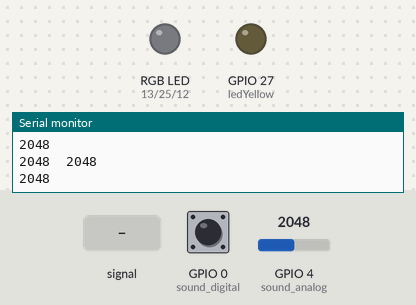
The sketch below on a simulated ESP32. Parts: an RGB LED mixed from three pins (HIGH = lit), output pins drawn as LEDs (lit = HIGH), the last lines printed to the serial monitor. Dashed ring = blinking. Inputs (shaded band) come from the test bench; at power-on: GPIO 4 (sound_analog) = 2048, GPIO 0 (sound_digital) HIGH.

Above: at 1.2 s.
1.3 s: GPIO 4 (sound_analog) fed a 200 Hz sine of ±327 counts around its level
At 1.47 s:
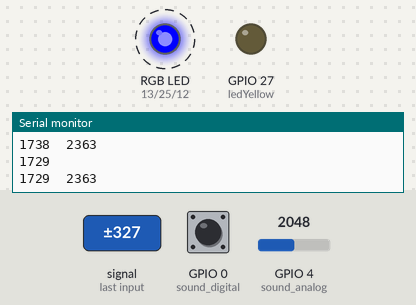
4.3 s: GPIO 4 (sound_analog) set to 1710
At 4.9 s:
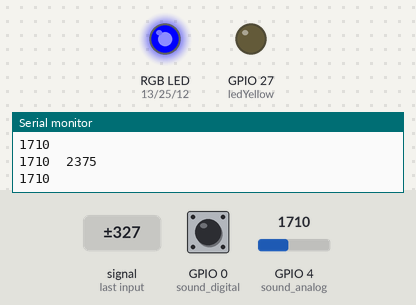
5.8 s: GPIO 4 (sound_analog) fed a 1000 Hz sine of ±1023 counts around its level
At 6.0 s:
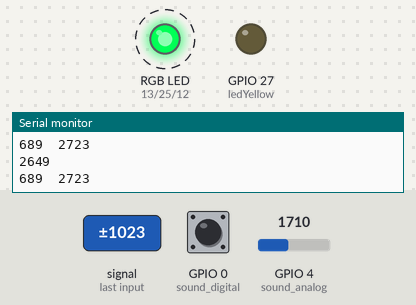
8.8 s: GPIO 4 (sound_analog) set to 2090
At 9.5 s:
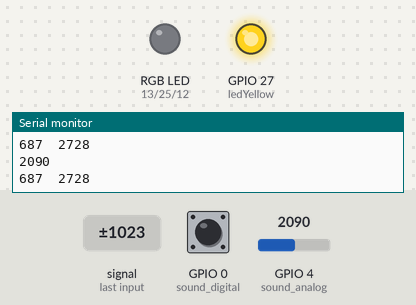
10.3 s: GPIO 4 (sound_analog) fed a 2 Hz sine of ±1228 counts around its level
At 10.7 s:
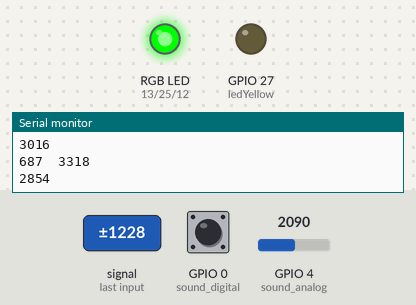
13.3 s: GPIO 4 (sound_analog) set to 1910
At 14.0 s:
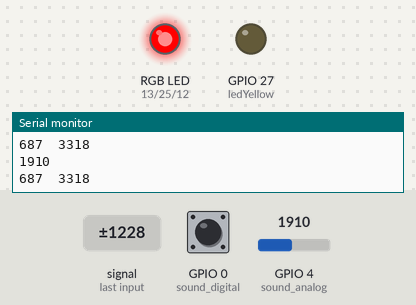
Timing chart, 0 to 15.8 s (numbered marks = the images above; inputs shaded):
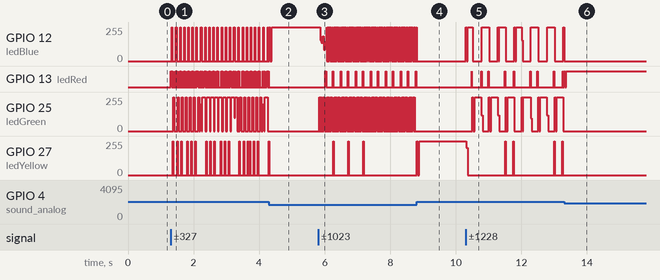

Measured:
- after the input at 1.3 s, GPIO 12 (ledBlue): alternates 255/255 for 0.02 s and 0/255 for 0.11 s, starting at once; GPIO 13 (ledRed): LOW → HIGH at once, then repeats every 0.12 s: LOW 0.02 s, HIGH 0.02 s, LOW 0.08 s, HIGH 0.02 s
- after the input at 4.3 s, GPIO 13 (ledRed): stops changing and stays LOW; GPIO 25 (ledGreen): stops changing and stays 0/255; GPIO 27 (ledYellow): goes on until 4.3 s, then stays 0/255
- after the input at 5.8 s, GPIO 13 (ledRed): alternates HIGH for 0.01 s and LOW for 0.21 s, starting after 0.22 s; GPIO 25 (ledGreen): alternates 255/255 for 0.01 s and 0/255 for 0.01 s, starting at once; GPIO 27 (ledYellow): alternates 255/255 for 0.01 s and 0/255 for 0.44 s, 6 changes in all, then stays 0/255, starting after 0.47 s
- after the input at 8.8 s, GPIO 12 (ledBlue): goes on until 8.8 s, then stays 0/255; GPIO 13 (ledRed): stops changing and stays LOW; GPIO 25 (ledGreen): stops changing and stays 0/255; GPIO 27 (ledYellow): 0/255 → 255/255 at once
- after the input at 10.3 s, GPIO 27 (ledYellow): 255/255 → 204/255 at once, then repeats every 1.4 s: 0/255 1.1 s, 255/255 0.01 s, 0/255 0.23 s, 255/255 0.01 s
- after the input at 13.3 s, GPIO 12 (ledBlue): goes on until 13.3 s, then stays 0/255; GPIO 25 (ledGreen), GPIO 27 (ledYellow): stops changing and stays 0/255

The sketch:

poule_a_facette_V1.ino
```cpp
int ledBlue = 12;
int ledRed = 13;
int ledYellow = 27;
int ledGreen = 25;
int sound_digital = 0;
int sound_analog = 4;
int val_digital,val_analog, min_analog, max_analog;
bool min_is_first = true;
bool max_is_first = true;

//Setup different PIN
void setup(){
  Serial.begin(9600);
  pinMode(ledBlue, OUTPUT);
  pinMode(ledRed, OUTPUT);
  pinMode(ledYellow, OUTPUT);
  pinMode(ledGreen, OUTPUT);
  pinMode(sound_digital, INPUT);
}

//Setup light to LOW
//Read value from mic for frequencies
//Print minimum and maximum value from frequencies
void loop(){
  val_digital = digitalRead(sound_digital);
  val_analog = analogRead(sound_analog);
  digitalWrite (ledRed, LOW);
  digitalWrite (ledBlue, LOW);
  digitalWrite (ledGreen, LOW);
  digitalWrite (ledYellow, LOW);
  activateLed(val_analog);

  Serial.print(val_analog);
  Serial.print("\n");

  setMin(val_analog);
  setMax(val_analog);

  Serial.print(min_analog);
  Serial.print("\t");
  Serial.print(max_analog);
  Serial.print("\n");
}

//Set the minimum value of frequencies
void setMin(int val_analog) {
  // Check the first call
  if(min_is_first) {
    min_is_first = false;
    min_analog = val_analog;
  } else {
    if(min_analog > val_analog) {
      min_analog = val_analog;
    }
  }
}

//Set the maximum value of frequencies
void setMax(int val_analog) {
  // Check the first call
  if(max_is_first) {
    max_is_first = false;
    max_analog = val_analog;
  } else {
    if(max_analog < val_analog) {
      max_analog = val_analog;
    }
  }
}

//Light up blue led
void lightLedBlue() {
   digitalWrite (ledBlue, HIGH);
}

//Light up red led
void lightLedRed(){
  digitalWrite (ledRed, HIGH);
}

//Light up yellow led
void lightLedYellow() {
   digitalWrite (ledYellow, HIGH);
}

//Light up green led
void lightLedGreen(){
  digitalWrite (ledGreen, HIGH);
}

//Light up led according to frequencies
void activateLed(int analog){
  if(analog < 1750){
   lightLedBlue();
  }
  else if(analog > 1750 && analog < 1950){
   lightLedRed();
  }
  else if(analog > 2050 && analog < 2150){
   lightLedYellow();
  }
  else if(analog > 2150){
   lightLedGreen();
  }
}
```
